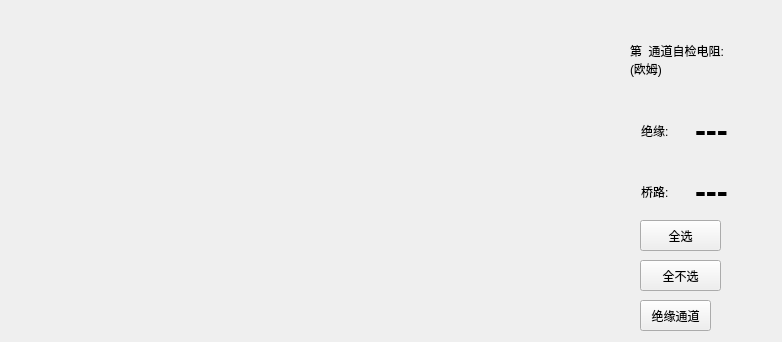
<?xml version="1.0" encoding="UTF-8"?>
<ui version="4.0">
 <class>ChannelSeclet</class>
 <widget class="QWidget" name="ChannelSeclet">
  <property name="geometry">
   <rect>
    <x>0</x>
    <y>0</y>
    <width>782</width>
    <height>342</height>
   </rect>
  </property>
  <property name="windowTitle">
   <string>Form</string>
  </property>
  <widget class="QWidget" name="ChannelMap" native="true">
   <property name="geometry">
    <rect>
     <x>20</x>
     <y>10</y>
     <width>583</width>
     <height>324</height>
    </rect>
   </property>
   <property name="minimumSize">
    <size>
     <width>583</width>
     <height>324</height>
    </size>
   </property>
  </widget>
  <widget class="QPushButton" name="allSelect">
   <property name="geometry">
    <rect>
     <x>640</x>
     <y>220</y>
     <width>81</width>
     <height>31</height>
    </rect>
   </property>
   <property name="text">
    <string>全选</string>
   </property>
  </widget>
  <widget class="QPushButton" name="noSelect">
   <property name="geometry">
    <rect>
     <x>640</x>
     <y>260</y>
     <width>81</width>
     <height>31</height>
    </rect>
   </property>
   <property name="text">
    <string>全不选</string>
   </property>
  </widget>
  <widget class="QLabel" name="lb_keyboardinput">
   <property name="geometry">
    <rect>
     <x>680</x>
     <y>220</y>
     <width>16</width>
     <height>16</height>
    </rect>
   </property>
   <property name="text">
    <string/>
   </property>
   <property name="alignment">
    <set>Qt::AlignRight|Qt::AlignTrailing|Qt::AlignVCenter</set>
   </property>
  </widget>
  <widget class="QLabel" name="lb_No">
   <property name="geometry">
    <rect>
     <x>630</x>
     <y>40</y>
     <width>131</width>
     <height>40</height>
    </rect>
   </property>
   <property name="text">
    <string>第  通道自检电阻:  
(欧姆)</string>
   </property>
  </widget>
  <widget class="QWidget" name="layoutWidget">
   <property name="geometry">
    <rect>
     <x>641</x>
     <y>171</y>
     <width>101</width>
     <height>41</height>
    </rect>
   </property>
   <layout class="QHBoxLayout" name="horizontalLayout_2">
    <item>
     <widget class="QLabel" name="lb_No_2">
      <property name="text">
       <string>桥路:</string>
      </property>
     </widget>
    </item>
    <item>
     <widget class="QLabel" name="lb_value1">
      <property name="font">
       <font>
        <pointsize>25</pointsize>
        <weight>75</weight>
        <bold>true</bold>
       </font>
      </property>
      <property name="text">
       <string>---</string>
      </property>
     </widget>
    </item>
   </layout>
  </widget>
  <widget class="QWidget" name="layoutWidget">
   <property name="geometry">
    <rect>
     <x>641</x>
     <y>110</y>
     <width>101</width>
     <height>41</height>
    </rect>
   </property>
   <layout class="QHBoxLayout" name="horizontalLayout">
    <item>
     <widget class="QLabel" name="lb_No_3">
      <property name="text">
       <string>绝缘:</string>
      </property>
     </widget>
    </item>
    <item>
     <widget class="QLabel" name="lb_value2">
      <property name="font">
       <font>
        <pointsize>25</pointsize>
        <weight>75</weight>
        <bold>true</bold>
       </font>
      </property>
      <property name="text">
       <string>---</string>
      </property>
     </widget>
    </item>
   </layout>
  </widget>
  <widget class="QPushButton" name="selswitch">
   <property name="geometry">
    <rect>
     <x>640</x>
     <y>300</y>
     <width>71</width>
     <height>31</height>
    </rect>
   </property>
   <property name="text">
    <string>绝缘通道</string>
   </property>
  </widget>
 </widget>
 <resources/>
 <connections/>
</ui>
